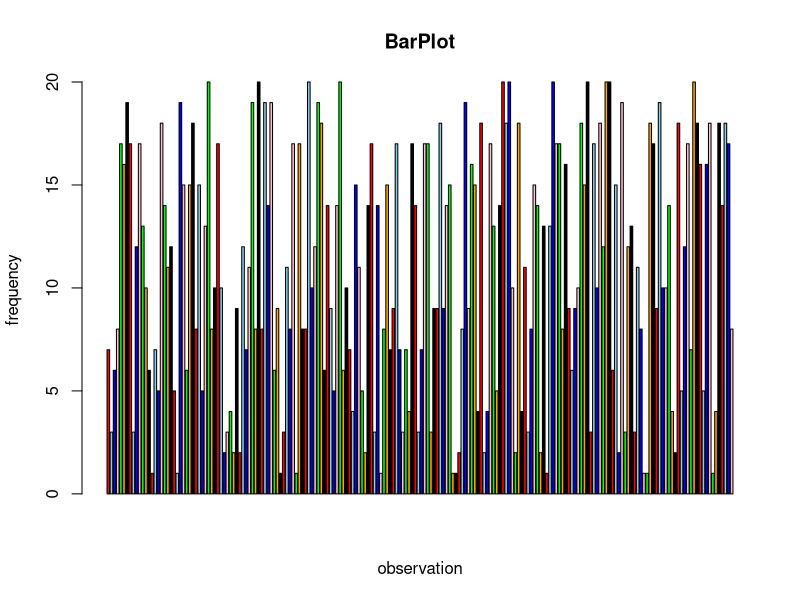

Source code (R):
y=c(7, 3, 6, 8, 17, 16, 19, 17, 3, 12, 17, 13, 10, 6, 1, 7, 5, 18, 14, 11, 12, 5, 1, 19, 15, 6,
     15, 18, 8, 15, 5, 13, 20, 8, 10, 17, 10, 2, 3, 4, 2, 9, 2, 12, 7, 11, 19, 8, 20, 8, 19, 14,
     19, 6, 9, 1, 3, 11, 8, 17, 1, 17, 8, 8, 20, 10, 12, 19, 18, 6, 14, 9, 5, 14, 20, 6, 10, 7, 4,
     15, 11, 5, 2, 14, 17, 3, 14, 1, 8, 15, 7, 9, 17, 7, 3, 7, 4, 17, 14, 3, 7, 17, 17, 3, 9, 9, 18,
     9, 14, 15, 1, 1, 2, 8, 19, 9, 16, 15, 4, 18, 2, 4, 17, 13, 5, 14, 20, 18, 20, 10, 2, 18, 4,
     11, 3, 8, 15, 14, 2, 13, 1, 13, 20, 17, 17, 8, 16, 9, 6, 9, 10, 18, 15, 20, 3, 17, 10, 18,
     12, 20, 20, 6, 15, 2, 19, 3, 12, 13, 3, 11, 8, 1, 1, 18, 17, 9, 19, 10, 10, 14, 4, 2, 18, 5,
     12, 17, 7, 20, 18, 16, 5, 16, 18, 1, 4, 18, 14, 18, 17, 8)
print(y)
l=length(y)
b=barplot(y,main="BarPlot",xlab="observation",ylab="frequency",col=c("red","skyblue","blue","pink","green","orange","black"))
b
